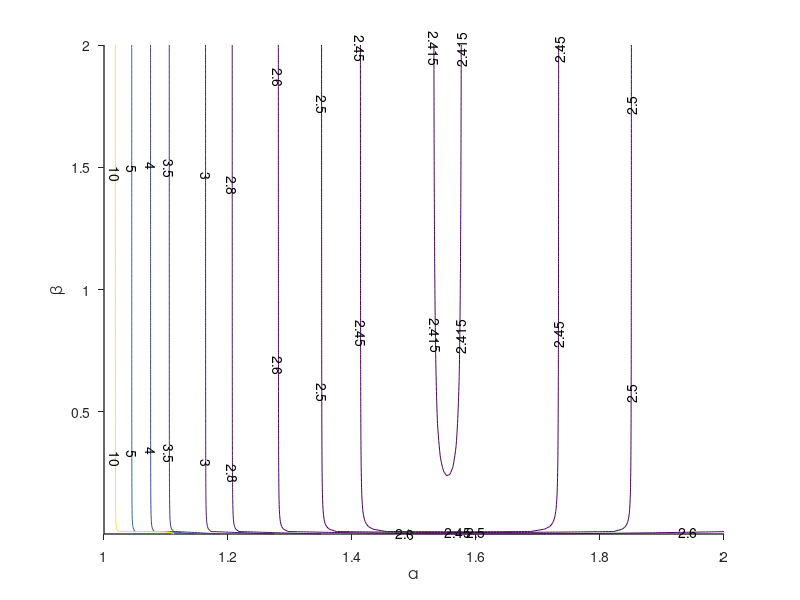

Recreate this plot in MATLAB. (Note: this script raises an error after producing the figure.)
%This code solves the Confounding Dynamics Asset Pricing model as a component of MMIIES

% Date: 12/19/2024
% Contact: adamsjonathanj@gmail.com

% Dependencies: SIGNAL_OP Package of MATLAB functions, Version 1.2+ (add to path), downloadable from jonathanjadams.com
% cdi_discriminant


%%%%%%%%%%%%%%%%%%%%%%%%%%%%%%%%%%%%%%%%%%%%%%%%%%%%%%%%%%%%%%%%%%%%%%%%%%
%                           Set Options
%%%%%%%%%%%%%%%%%%%%%%%%%%%%%%%%%%%%%%%%%%%%%%%%%%%%%%%%%%%%%%%%%%%%%%%%%%

calculate_full_info = 0; %set to 1 to calculate full information solution too

Delta = .0001; %perturbation size

N = 200; %truncation length
vecT = 200; %vector length for convolution

%%%%%%%%%%%%%%%%%%%%%%%%%%%%%%%%%%%%%%%%%%%%%%%%%%%%%%%%%%%%%%%%%%%%%%%%%%
%                           Calculate Feedback
%%%%%%%%%%%%%%%%%%%%%%%%%%%%%%%%%%%%%%%%%%%%%%%%%%%%%%%%%%%%%%%%%%%%%%%%%%

alpha_vec = linspace(1,2,N);
beta_vec = linspace(.001,2,N);

[alpha_grid, beta_grid] = meshgrid(alpha_vec,beta_vec);

normgrid = NaN(N);

Frechetgrid = NaN(N);


for aa=1:N
    for bb = 1:N
        alpha = alpha_grid(aa,bb);
        beta = beta_grid(aa,bb);
        theta = 1/alpha; %B_CD parameter
        xi = (Delta/beta + theta); %B_Delta parameter
        B_CD_denom = (-theta).^[0:(vecT-1)];
        B_CD_numer = [theta 1];
        B_CD = conv(B_CD_numer,B_CD_denom);  %check: B_CD(1:end-1)*B_CD(2:end)' should be zero, norm(B_CD) should be one
        B_Delta_denom = (-xi).^[0:(vecT-1)];
        B_Delta_numer = [xi 1];
        B_Delta = conv(B_Delta_numer,B_Delta_denom);  %check: B_Delta(1:end-1)*B_Delta(2:end)' should be zero, norm(B_Delta) should be one
        
        Dp = (Delta*alpha + beta)*B_Delta - beta*B_CD;
        Frechetgrid(aa,bb) = norm(Dp)/Delta;
    end
end

%choose contour lines:
lines = [2.415 2.45 2.5 2.6:.2:3 3:.5:4 4 5 10]; 

close all
fig1 = figure(1);
contour(alpha_grid,beta_grid,Frechetgrid,lines,'ShowText','on')
xlabel('\alpha','FontSize',12,'FontName', 'AvantGarde');
ylabel('\beta','FontSize',12,'FontName', 'AvantGarde');
set(gca, ...
  'Box'         , 'off'     , ...
  'TickDir'     , 'out'     , ...
  'XMinorTick'  , 'off'      , ...
  'LineWidth'   , 1         )
if plot_saving==1
saveas(gcf,'graphs/cd_model_instability.png')
end

%numerical minimum:
min(min(Frechetgrid))



%% Solve the confounding dynamics equilibrium

T = 100;


%Set dimensions (most of the code is written for general dimensions)
nc=1; %number of control dimensions
ns=0; %number of state dimensions
control_vars = ([1]==1)'; %identifies which entries in choice vector X are controls (versus states)
n=nc+ns; %number of equilibrium equations
m_z=2; %observed signal length (p,z)
m_eps=2; %fundamental shock length [theta,epsilon,eta] = (aggr fundamental, aggr noise, idio noise)


%define model parameters
beta = .99;
alpha = 2;

%Set aggregation matrix
aggr_shocks = [1 0]; %indicates aggregate shocks
P_G=diag(aggr_shocks); 
%Set shock variance matrix:
Sigma =  diag([1 1]).^2; 

%Set matrices of economic model 
%Endogenous Vector Coefficients: (X = [forecast]')
BX0=-1;  
BX1=0;

%Innovation Coefficients: (Z=[z, p]')
BA0=[0 0]; 
BA1=[beta 0];

%Set matrices of information feedback.  (X = p -> Z=[z, p]')
G_0=[0; 1];  %the coefficient matrix for current aggregate variables

%Construct the polynomial G
G_sig = zeros(size(G_0,1),size(G_0,2),T); %If A were noncausal, this polynomial would have to be 2T-1
G_sig(:,:,1)=G_0;

%Set matrices of determining the exogenous signal component
%2 shocks:
S_X0 = [ 1 1; 0 0];
S_X1 = [alpha 0; 0 0];
   
%Calculate S_X as the component that depends on exogenous variables
S_X_sig = zeros(m_z,m_eps,T);
S_X_sig(:,:,1)=S_X0;
S_X_sig(:,:,2)=S_X1;

[X_shock_sig, X_sig_full, IFRnorm, S_sig] = soi_solve(BX0,BX1,BA0,BA1,nc,P_G,G_sig,S_X_sig,Sigma,calculate_full_info);


% Next, calculate divergence from a perturbation of the CD equilibrium
% Find a perturbed signal:

Delta = .01; %controls perturbation size

perturb = Delta * (alpha^-1).^[0:1:(T-1)];
perturb=permute(perturb,[1 3 2]);

S_CD = S_sig;

S_Delta = S_sig;
S_Delta(2,1,:)=S_sig(2,1,:)+perturb;

%Also find the full information equilibrium by starting with FIRE as the
%initial guess:
calculate_full_info=1;
[X_shock_sig, X_sig_full, IFRnorm, S_sig] = soi_solve(BX0,BX1,BA0,BA1,nc,P_G,G_sig,S_X_sig,Sigma,calculate_full_info);

S_FIRE = S_sig;

% In the following, I have unpacked the soi_solve code to start from the perturbed guess,
% and to track IRFs from each iteration:
S_array = [];

%Initial guess is Confounding Dynamics Perturbed!
S_sig = S_Delta;

%dimension variables
ns = size(BX0,2)-nc;
T = size(S_X_sig,3); %truncation length


%set computational parameters:
tolerance=1e-6;  
error_upperbound = 1e5; %set an upper bound to exit loop if algorithm diverges
maxiter=500;


%Construct the Theta, Xi operators from the model ingredients:
[Theta, Xi] = theta_xi(BX0,BX1,nc,T);

%Is Information Feedback Regularity satisfied?
IFRnorm = ifrnorm(Theta,Xi,BA0,BA1,nc,G_sig,T);

%Solve
%reset error, iteration counter:
error=100; iter=1;

while error>tolerance && iter<=maxiter && error<error_upperbound
%Steps 1 and 2: Find the Wold Representation
[A_sig, W_sig] = wold(S_sig,T,Sigma);

%Step 3: define A tilde= [(BA1 L^-1 +BA0)A]_+
    QA_tilde_sig =  smulti(BA0,A_sig,T) + smulti(BA1,lagmulti(A_sig,-1),T);

    %Step 4: Find the policy function
    XiA_noncausal = smulti(Xi,QA_tilde_sig,T);
    XiA_causal = XiA_noncausal(:,:,T:end);
    X_sig = smulti(Theta,XiA_causal,T);

%Step 5: Calculate the next signal polynomial

if size(G_sig,3)==T %FOR CAUSAL G (standard)
    S_next_sig = S_X_sig + smulti(G_sig,smulti(X_sig,smulti(W_sig,P_G,T),T),T);
end
if size(G_sig,3)==2*T-1 %FOR NONCAUSAL G 
    GX_sig = smulti(G_sig,X_sig,T);
    S_next_sig = S_X_sig + smulti(GX_sig(:,:,T:2*T-1),smulti(W_sig,P_G,T),T); 
end

%Calculate difference:
error=norm(s2t(S_next_sig,T)-s2t(S_sig,T));
display(strcat('DI iteration ',sprintf(' %g ',iter),': error ',sprintf(' %g ',error)))

    if iter==1
        initialerror = error;
    end

    
%log iteration into array
S_array(:,:,:,iter)=S_sig;   

%update:
S_sig=S_next_sig;
iter=iter+1;
end
iter=iter-1; %role back one iteration if the loop ended


%Now plot the results:

plotT=10;
price_array = S_array(2,1,1:plotT,:);
iterations = [1 20 30 33 35:1:40]; %only plot some iterations (first 20 diverge slowly)

fig2 = figure(2);
hold on
plot(1:plotT,squeeze(price_array(:,:,:,1)),':','Color',	[0 1 0],'LineWidth',3)
plot(1:plotT,squeeze(price_array(:,:,:,end)),'--','Color',	[0 0 0],'LineWidth',2)
for ii = 1:length(iterations)
    jj = iterations(ii);
    reldistance = norm(squeeze(price_array(:,:,:,jj)-price_array(:,:,:,end)))/norm(squeeze(price_array(:,:,:,1)-price_array(:,:,:,end)));
    plot(1:plotT,squeeze(price_array(:,:,:,jj)),'Color',	[1-reldistance 0 reldistance],'LineWidth',1)
end
plot(1:plotT,squeeze(price_array(:,:,:,end)),'--','Color',	[0 0 0],'LineWidth',2)
plot(1:plotT,squeeze(price_array(:,:,:,1)),':','Color',	[0 1 0],'LineWidth',3)
hold off
l=legend('Confounding Dynamics (perturbed)','Full Information (final iteration)','Location','NE');
set(l,'FontSize',20);
xlabel('Shock Lag','FontSize',12,'FontName', 'AvantGarde');
set(gca, ...
  'Box'         , 'off'     , ...
  'TickDir'     , 'out'     , ...
  'XMinorTick'  , 'on'      , ...
  'LineWidth'   , 1         )

if plot_saving==1
saveas(gcf,'graphs/cd_model_divergence.png')
end

%% Modify the model to feature idiosyncratic noise

%Baseline parameterization:
alpha = 2;
theta = 1/alpha;
beta = .1;
tau_idio = (.25)^2;
tau_y = tau_idio;
tau_v = tau_idio;

%Define function for calculating SIC
SIC_rhs_cdi = @(alpha,theta,beta,tau_y) (1+beta)*(1-beta)^3/(4*beta*(sqrt(1+alpha^2) + theta/sqrt(tau_y))^2);


% vary the tau_v parameter:
tausqrtvec = linspace(.1, 5, 1000);
tau_v_vec = tausqrtvec.^2;
ROOTS_vec = zeros(3,length(tau_v_vec));
multi_vec = ROOTS_vec==0;
SIC_vec = tau_v_vec==0;
for tt = 1:length(tau_v_vec)
    tau_v_tt = tau_v_vec(tt);
    %calculate solutions to the cubic equation:
    ROOTS_raw = roots([tau_v_tt, 0, (tau_y + 1 - beta*tau_v_tt), -beta*tau_y]);
    [realsorted realindex] = sort(real(ROOTS_raw),'descend'); %order by real component
    ROOTS_vec(:,tt) = ROOTS_raw(realindex); %store roots
    for rrrr = 1:3
        multi_vec(rrrr,tt) = isreal(ROOTS_vec(rrrr,tt));
    end
    %is SIC satisfied?:
    SIC_vec(tt) = SIC_rhs_cdi(alpha,theta,beta,tau_y) > max(tau_y,tau_v_tt); 
end

%find the min and max tau_v such that SIC holds:
tausqrtSIC_min = 0; %is necessarily zero
tausqrtSIC_max = max(tausqrtvec(SIC_vec==1));



%make the bifurcation diagram
%close all
fig3 = figure(3);
hold on
plot(tausqrtvec(multi_vec(1,:)), ROOTS_vec(1,multi_vec(1,:)))
plot(tausqrtvec(multi_vec(2,:)), ROOTS_vec(2,multi_vec(2,:)))
plot(tausqrtvec(multi_vec(3,:)), ROOTS_vec(3,multi_vec(3,:)))
taulim = xlim;
blim = ylim;
hold off

close(fig3)
fig3 = figure(3);
hold on
patch([tausqrtSIC_min tausqrtSIC_min tausqrtSIC_max tausqrtSIC_max], [min(blim) max(blim) max(blim) min(blim)], [0.8 0.8 0.8],'EdgeColor','none')
plot(tausqrtvec(multi_vec(1,:)), ROOTS_vec(1,multi_vec(1,:)),'LineWidth',2)
plot(tausqrtvec(multi_vec(2,:)), ROOTS_vec(2,multi_vec(2,:)),'LineWidth',2)
plot(tausqrtvec(multi_vec(3,:)), ROOTS_vec(3,multi_vec(3,:)),'LineWidth',2)
hold off
legend('SIC Satisfied','Solution 1','Solution 2','Solution 3','Location','SW')
ylabel('Solution Coefficient','FontSize',12,'FontName', 'AvantGarde');
xlabel({'$\sqrt{\tau_v}$'},'Interpreter','latex','FontSize',12);
set(gca, ...
  'Box'         , 'off'     , ...
  'TickDir'     , 'out'     , ...
  'XMinorTick'  , 'off'      , ...
  'LineWidth'   , 1         )
if plot_saving==1
saveas(gcf,'graphs/cdi_bifurcation.png')
end

%Next, vary both beta and tau_v


% Define the range of x- and y-coordinates.
beta_min = 0;
beta_max = 1;
tau_v_sqrt_min = 0;
tau_v_sqrt_max = 3;

% Create a grid of x- and y-coordinates.
Ngrid = 200;
betavec = linspace(beta_min, beta_max, Ngrid);
tausqrtvec = linspace(tau_v_sqrt_min, tau_v_sqrt_max, Ngrid);
discrim = NaN(Ngrid);
sicdiff = NaN(Ngrid);


% Evaluate the function at each point in the grid.
for jbeta = 1:Ngrid
    for jtau = 1:Ngrid
        discrim(jbeta,jtau) = cdi_discriminant(tau_y,tausqrtvec(jtau)^2,betavec(jbeta));
    end
end

%Calculate the SIC difference for beta/tau_v pairs:
for jbeta = 1:Ngrid
    for jtau = 1:Ngrid
        sicdiff(jbeta,jtau) = SIC_rhs_cdi(alpha,theta,betavec(jbeta),tau_y) - max(tau_y,tausqrtvec(jtau)^2);
    end
end

%Create the indeterminacy region plot
fig4 = figure(4);
hold on
contourf(tausqrtvec,betavec,discrim,[.001 .001],'LineWidth',2) %note: tau is x-axis, and COLUMNS of discrim
contourf(tausqrtvec,betavec,sicdiff,[0 0],'LineWidth',2) %note: tau is x-axis, and COLUMNS of sicdiff
text(.4,.11,'\leftarrow SIC Satisfied','FontSize',20,'FontName', 'AvantGarde','Color','blue');
text(2,.7,'Multiplicity','FontSize',20,'FontName', 'AvantGarde','Color','blue');
hold off
ylabel('\beta','FontSize',12,'FontName', 'AvantGarde');
xlabel({'$\sqrt{\tau_v}$'},'Interpreter','latex','FontSize',12);
set(gca, ...
  'Box'         , 'off'     , ...
  'TickDir'     , 'out'     , ...
  'XMinorTick'  , 'off'      , ...
  'LineWidth'   , 1         )
if plot_saving==1
saveas(gcf,'graphs/cdi_multiplicity.png')
end

